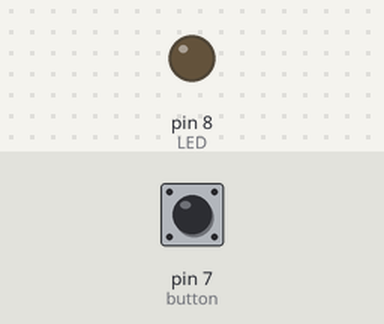
The sketch below on a simulated Arduino Uno, built with avr-gcc and run on an emulated ATmega328P. Parts: output pins drawn as LEDs (lit = HIGH). Inputs (shaded band) come from the test bench; at power-on: pin 7 (button) LOW. What the sketch prints to the serial monitor is not drawn.

Above: at 1.2 s.
1.3 s: pin 7 (button) pulled HIGH for 0.15 s
At 1.38 s:
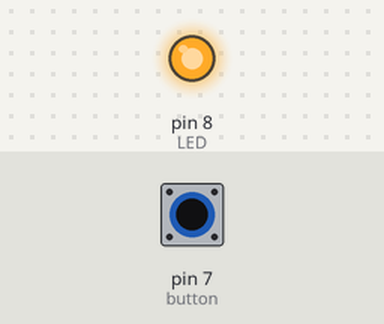
2.9 s: pin 7 (button) pulled HIGH for 3.2 s
At 6.5 s:
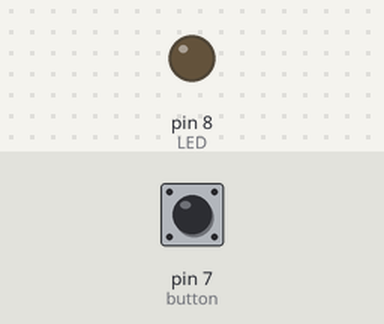
Timing chart, 0 to 8.0 s (numbered marks = the images above; inputs shaded):
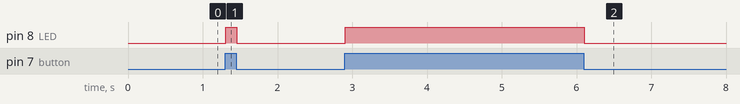

Measured:
- after the input at 1.3 s, pin 8 (LED): LOW → HIGH at once, → LOW 0.15 s later
- after the input at 2.9 s, pin 8 (LED): LOW → HIGH at once, → LOW 3.2 s later

The sketch:

button.ino
```cpp
int LED = 8; //LED를 8번 핀에 연결
int button = 7; //버튼을 7번 핀에 연결

void setup() {
  Serial.begin(9600);

  pinMode(LED,OUTPUT); //LED를 출력으로 설정
  pinMode(button,INPUT); //버튼을 입력으로 설정

}

void loop() {
  int readValue = digitalRead(button); //버튼의 상태를 읽어와 변수에 저장
  Serial.println(readValue); //시리얼 모니터에 출력

  if(readValue == HIGH){ //버튼을 누르면(버튼 값이 HIGH면)
    digitalWrite(LED,HIGH); //LED에 불이 들어오고
  }
  else{//버튼 값이 LOW 이면
    digitalWrite(LED,LOW);  //LED에 불이 들어오지 않음
  }

}
```
